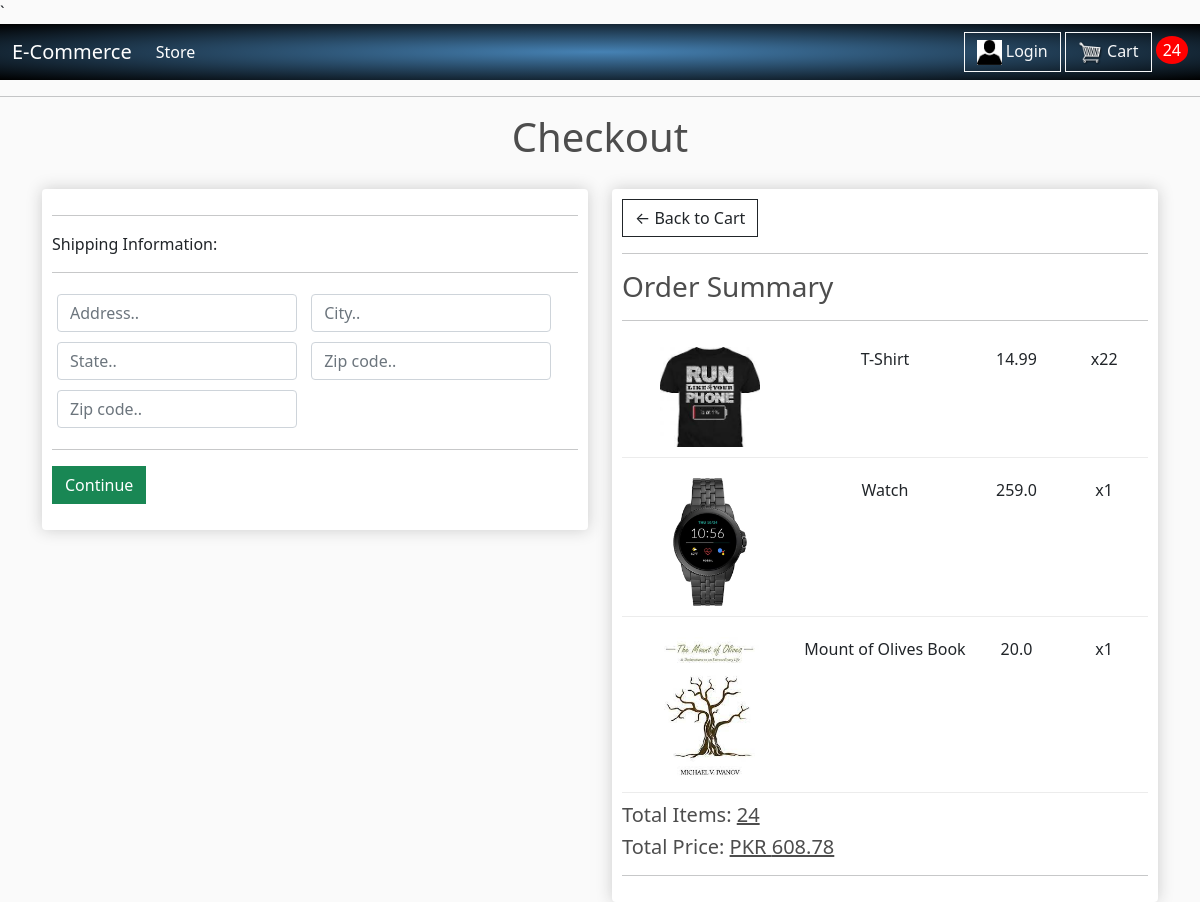
Before: /checkout/ (signed in) with the older database file.
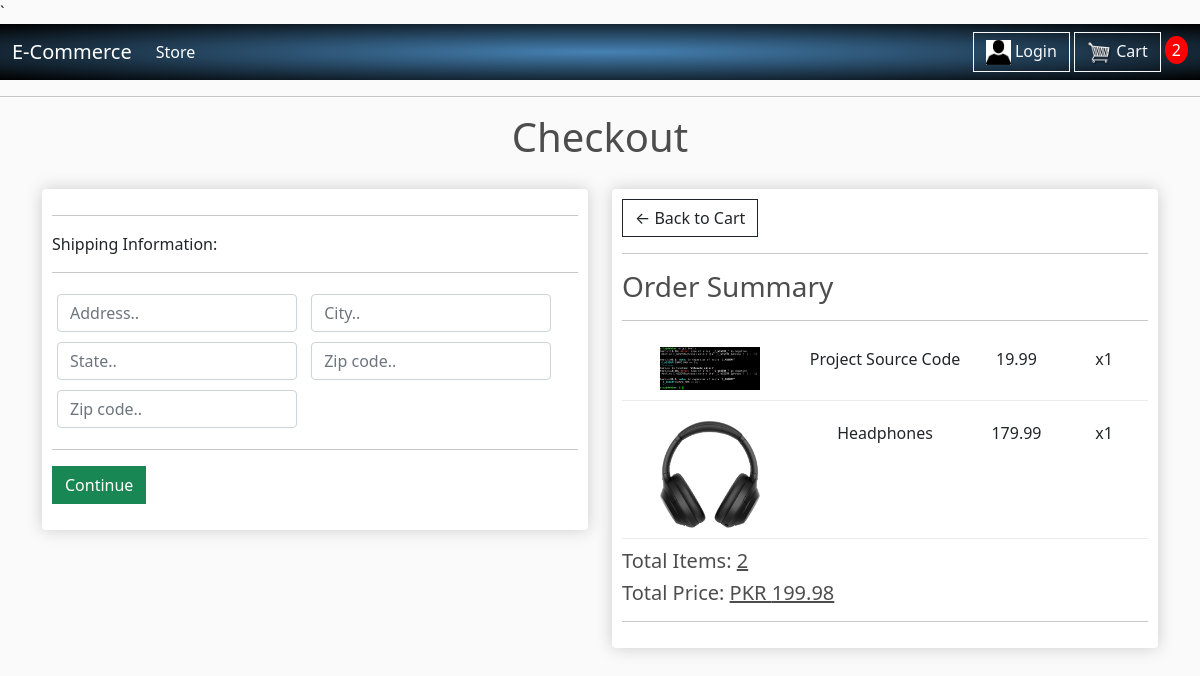
After: the same page with the newer database file.
### store/models.py (models this page shows, shortened)
class OrderItem(models.Model):
	product = models.ForeignKey(Product, on_delete = models.SET_NULL, null = True, blank = True)
	order = models.ForeignKey(Order, on_delete = models.SET_NULL, null = True, blank = True)
	quantity = models.IntegerField(default = 0, null = True, blank = True)
	date_ordered = models.DateTimeField(auto_now_add = True)
	@property
	def get_total(self):
		total = self.product.price * self.quantity
		return total

class Product(models.Model):
	name = models.CharField(max_length = 200, null = True)
	price = models.FloatField(max_length = 6)
	digital = models.BooleanField(default = False, null = True, blank = True)
	image = models.ImageField(null = True, blank = True)  # After adding this, go to settings.py to MEDIA_ROUTE
	@property
	def imageURL(self):
		try:
			url = self.image.url
		except:
			url = ''
		return url  # Now update the img in store.html from product.image.url to product.imageURL

class Order(models.Model):
	customer = models.ForeignKey(Customer, on_delete = models.SET_NULL, null = True, blank = True)
	date_ordered = models.DateTimeField(auto_now_add = True)
	complete = models.BooleanField(default = False)
	transaction_id = models.CharField(max_length = 100, null = True)
	@property
	def shipping(self):
		shipping = False
		orderitems = self.orderitem_set.all()
		for i in orderitems:
			if i.product.digital == False:
				shipping = True
		return shipping
	@property
	def get_cart_total(self):
		orderItems = self.orderitem_set.all()
		total = sum([item.get_total for item in orderItems])
		return total
	@property
	def get_cart_items(self):
		orderItems = self.orderitem_set.all()
		total = sum([item.quantity for item in orderItems])
		return total

### store/views.py (the view)
# urls.py: path('checkout/', views.checkout, name = "checkout"),
def checkout(request):
    if request.user.is_authenticated:
        customer = request.user.customer
        order, created = Order.objects.get_or_create(customer, complete=False)  # get_or_create() => Queries an obj with certain val, if it doesn't exist, it creates it
        items = order.orderitem_set.all() # Getting All the orderitems that have a certain order as parent | we can query child obj by setting the parent val & then the child obj with all lowercase values
        cartItems = order.get_cart_items
    else:
        items = []
        order = {'get_cart_total': 0,'get_cart_items': 0, 'shipping': False}
        cartItems = order['get_cart_items']
    context = {'items': items, 'order': order, 'cartItems': cartItems}
    return render(request, 'store/checkout.html', context)

### store/templates/store/checkout.html (shortened to what this page needs)
{% extends 'store/main.html' %}
{% load static %}
{% block content %}
<h1 style="text-align:center; padding-bottom:10px;">Checkout</h1>
<div class="row">
    <div class="col-lg-6">
        <div class="box-element" id="form-wrapper">
            <form id="form">
                <div id="shipping-info">
                    <hr>
                    <p>Shipping Information:</p>
                    <hr>
                    <div class="form-field">
                        <input class="form-control" type="text" name="address" placeholder="Address..">
                    </div>
                    <div class="form-field">
                        <input class="form-control" type="text" name="city" placeholder="City..">
                    </div>
                    <div class="form-field">
                        <input class="form-control" type="text" name="state" placeholder="State..">
                    </div>
                    <div class="form-field">
                        <input class="form-control" type="text" name="zipcode" placeholder="Zip code..">
                    </div>
                    <div class="form-field">
                        <input class="form-control" type="text" name="country" placeholder="Zip code..">
                    </div>
                </div>
                <hr>
                <input id="form-button" class="btn btn-success btn-block" type="submit" value="Continue">
            </form>
        </div>
        <br> <br>
    </div>
    <div class="col-lg-6">
        <div class="box-element">
            <a class="btn btn-outline-dark" href="{% url 'cart' %}">&#x2190; Back to Cart </a>
            <hr>
            <h3> Order Summary </h3>
            <hr>
            {% for item in items %}
            <div class="cart-row">
                <div style="flex:2"><img class="row-image" src="{{item.product.imageURL}}"></div>
                <div style="flex:2"><p> {{item.product.name}} </p></div>
                <div style="flex:1"><p> {{item.product.price}} </p></div>
                <div style="flex:1"><p> x{{item.quantity}} </p></div>
            </div>
            {% endfor %}
            <h5> Total Items: <u> {{order.get_cart_items}} </u></h5>
            <h5> Total Price: <u> PKR {{order.get_cart_total|floatformat:2}} </u></h5>
            <hr>
        </div>
    </div>
</div>
{% endblock content %}`

Changed rows visible on the page:
removed OrderItem: product.imageURL (picture), product.name "T-Shirt", product.price "14.99", quantity "22"
removed OrderItem: product.imageURL (picture), product.name "Watch", product.price "259.0", quantity "1"
removed OrderItem: product.imageURL (picture), product.name "Mount of Olives Book", product.price "20.0", quantity "1"
added OrderItem: product.imageURL (picture), product.name "Project Source Code", product.price "19.99", quantity "1"
added OrderItem: product.imageURL (picture), product.name "Headphones", product.price "179.99", quantity "1"
computed for Order: get_cart_items "24" → "2"; get_cart_total "608.78" → "199.98"
Other visible differences:
{{ cartItems }}: "24" → "2"
